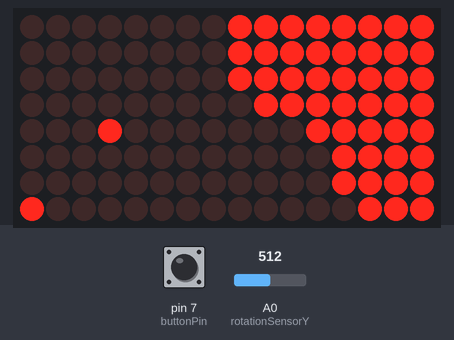
Recording of a sketch running on a simulated Arduino Uno, built with avr-gcc and run on an emulated ATmega328P. On the bench: 16×8 LED matrix. The inputs (shaded band) are chosen by the test bench; at power-on: pin 7 (buttonPin) LOW, A0 (rotationSensorY) = 512. Random numbers use the default seed unless the sketch sets one.

Above: at 1.66 s.
1.7 s: pin 7 (buttonPin) pulled HIGH for 1 s
At 3.3 s:
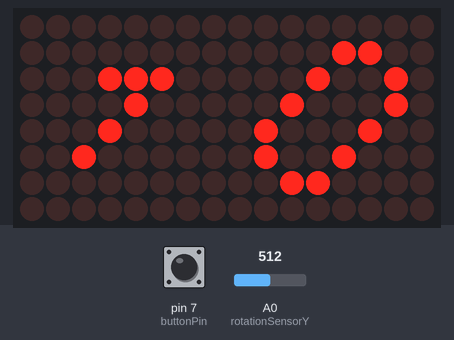
4.2 s: A0 (rotationSensorY) set to 360
7.2 s: A0 (rotationSensorY) set to 338
At 8.1 s:
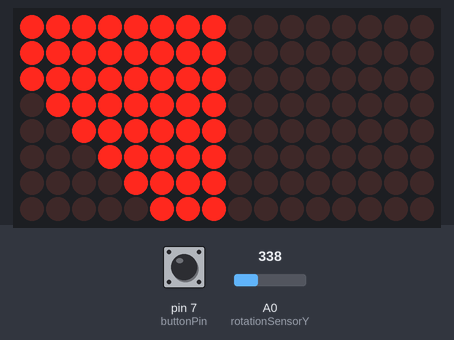
9.7 s: A0 (rotationSensorY) set to 511
At 11.8 s:
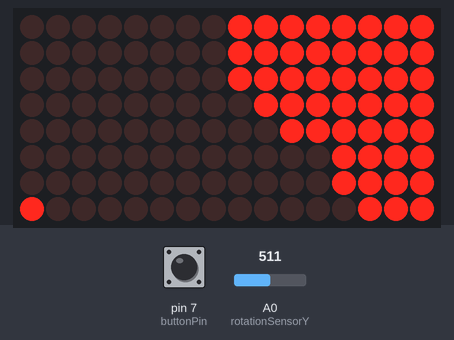
12.7 s: pin 7 (buttonPin) pulled HIGH for 0.25 s
At 13.7 s:
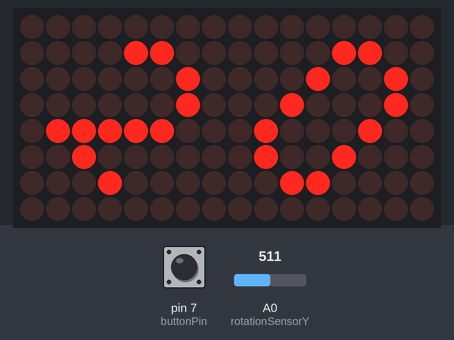
15.9 s: pin 7 (buttonPin) pulled HIGH for 3.2 s
At 18.1 s:
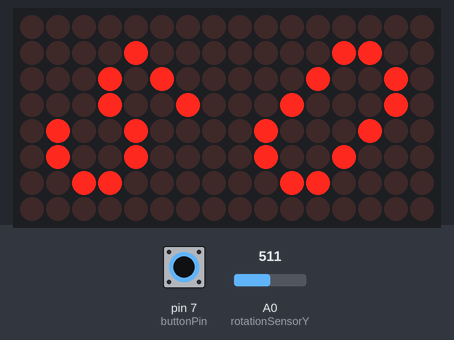

Measured:
- the behaviour switches between 350 and 349 on A0 (rotationSensorY) (found by bisection; images 1 and 2)
- what the display in image 2 shows lasts 0.5 s, from 7.8 s to 8.3 s
- what the display in image 3 shows lasts 0.7 s, from 11.3 s to 12.0 s
- what the display in image 4 shows lasts 2.6 s, from 13.2 s to 15.8 s

The sketch:

hourglass.ino
```cpp
#include <string.h>
#include "LedControl.h"

// Digital pins
int buttonPin = 7;
int buzzerPin = 6;
int ledMatrixCS = 10;
int ledMatrixCLK = 11;
int ledMatrixDIN = 12;

// Analog pins
uint8_t rotationSensorY = A0;

// Initialize the matrix controller
LedControl lc = LedControl(ledMatrixDIN, ledMatrixCLK, ledMatrixCS, 2);

/*
Modes:
  0 → Endless (default)
  1 → 1 min
  2 → 2 min
  3 → 5 min
  4 → 10 min
  5 → 15 min
  6 → 20 min
  7 → 30 min
  8 → 45 min
  9 → 60 min
*/
int currentMode = 0;

bool buttonAlreadyPressed = false; // Check if the button was already pressed
bool alreadyRun = false; // Check if the whole animation cycle has finished

unsigned long animationDelayTime = 100; // Delay between animations
unsigned long delayBetweenCycles = 1; // Delay between the next corn fall

unsigned int ledIntensity = 4; // Intensity of the LEDs

int segmentOnTop = 0; // Index of upper matrix
int segmentOnBottom = 1; // Index of lower matrix


int numRowsAndColumns = 6; // Zero-indexed | How much rows and colums should be filled in the lower matrix
int fallLengthOfCorn = 7; // Zero-indexed | How far the corn should fall

// First start points
int startRowCord = 5;
int startColCord = 3;

// Cache next corns to animate in the upper matrix
int nextRowCord = startRowCord;
int nextColCord = startColCord;

int currentIteration = 1; // Used to determine where to start with the animation of the upper matrix
int currentFactor = -1; // Needed for the calculation of the animation

// Variables for the upper matrix, used to determine when to start with the next line
int countCornPerRow[] = {6, 7, 8, 7, 6, 5, 4, 3, 2, 1};
int indexOfRow = 0;
int loopIteration = 1;

uint16_t y_axis = 0; // Rotation of the sensor
int rotationAngle = 33;

byte upperMatrixSetup[] = {B11111111, B11111111, B11111111, B01111111, B00111111, B00011111, B00001111, B00000111}; // Pre-defined pattern

// Pre-defined patters for displaying the times
byte infinite[] = {B00000000, B00110000, B01001000, B01001100, B00110010, B00010010, B00001100, B00000000};
byte zero[] = {B00000000, B00001100, B00010010, B00100010, B01000100, B01001000, B00110000, B00000000};
byte one[] = {B00000000, B00000000, B00000100, B00001000, B00010000, B00111000, B00000000, B00000000};
byte two[] = {B00000000, B00001000, B00000100, B00111110, B01000000, B01000000, B00110000, B00000000};
byte three[] = {B00000000, B00001100, B00010010, B00110010, B01001000, B01000000, B00110000, B00000000};
byte four[] = {B00000000, B00001000, B00010000, B00101000, B01000100, B00001000, B00010000, B00000000};
byte five[] = {B00000000, B00001100, B00010010, B00010010, B01001000, B00101000, B00010000, B00000000};
byte six[] = {B00000000, B00001100, B00010010, B00010010, B00001100, B01001000, B00110000, B00000000};

// Flipped versions needed for when the clock gets rotated
byte oneFlipped[] = {B00000000, B00000000, B00011100, B00001000, B00010000, B00100000, B00000000, B00000000};
byte twoFlipped[] = {B00000000, B00001100, B00000010, B00000010, B01111100, B00100000, B00010000, B00000000};
byte fiveFlipped[] = {B00000000, B00001000, B00010100, B00010010, B01001000, B01001000, B00110000, B00000000};

// Placeholder array for the different combinations of numbers to display times
byte upperMatrixNumber[8];
byte lowerMatrixNumber[8];

void setup() {
  pinMode(buttonPin, INPUT);

  lc.shutdown(segmentOnTop, false);
  lc.shutdown(segmentOnBottom, false);

  lc.setIntensity(segmentOnTop, ledIntensity);
  lc.setIntensity(segmentOnBottom, ledIntensity);

  // Check the rotation on startup
  y_axis = analogRead(rotationSensorY) / 10;
  if (y_axis < 35) {
    segmentOnTop = 0;
    segmentOnBottom = 1;
  } else {
    segmentOnTop = 1;
    segmentOnBottom = 0;
  }

  animateFadeInOut();
}

void loop() {
  animateSegments(); // Play animations

  delay(500);

  y_axis = analogRead(rotationSensorY) / 10; // Read the y-rotation

  // Check if clock was rotated
  if (y_axis < rotationAngle && segmentOnTop == 1) {
    segmentOnTop = 0;
    segmentOnBottom = 1;
    resetGlobals();
    animateFadeInOut();
  } else if (y_axis >= rotationAngle && segmentOnTop == 0) {
    segmentOnTop = 1;
    segmentOnBottom = 0;
    resetGlobals();
    animateFadeInOut();
  }
}

// Change the current mode
void changeCurrentMode(int buttonState) {
  long currentMillis = millis();
  long endMillis = currentMillis + 3000;

  while (currentMillis < endMillis) {
    currentMillis = millis();

    buttonState = digitalRead(buttonPin);

    if (buttonState == HIGH && !buttonAlreadyPressed) {

      buttonAlreadyPressed = true;

      currentMode = (currentMode + 1) % 10; // Ring buffer

      switch(currentMode) {
        case 0:
          delayBetweenCycles = 1;
          break;

        case 1:
          delayBetweenCycles = 612;
          break;

        case 2:
          delayBetweenCycles = 1836;
          break;

        case 3:
          delayBetweenCycles = 5508;
          break;

        case 4:
          delayBetweenCycles = 11628;
          break;

        case 5:
          delayBetweenCycles = 17748;
          break;

        case 6:
          delayBetweenCycles = 23868;
          break;

        case 7:
          delayBetweenCycles = 36108;
          break;

        case 8:
          delayBetweenCycles = 54468;
          break;

        case 9:
          delayBetweenCycles = 72828;
          break;

        default:
          // Use Mode 0 as default (endless)
          delayBetweenCycles = 1;
          currentMode = 0;
          break;
      }

      showTimes(); // Display the current time
      endMillis = currentMillis + 3000;
    }

    if (buttonState == LOW && buttonAlreadyPressed) {
      buttonAlreadyPressed = false;
    }
  }

  resetGlobals();
  animateFadeInOut();
}

// Reset global variables to start a fresh animation cycle
void resetGlobals() {
  alreadyRun = false;

  fallLengthOfCorn = 7;

  startRowCord = 5;
  startColCord = 3;

  nextRowCord = startRowCord;
  nextColCord = startColCord;

  currentIteration = 1;
  currentFactor = -1;

  indexOfRow = 0;
  loopIteration = 1;
}

// Do a cool fade in and out
void animateFadeInOut() {
  // Fade out
  for (int i = 0; i < 8; i++) {
    lc.setRow(segmentOnTop, i, 0xFF);
    lc.setRow(segmentOnBottom, 7 - i, 0xFF);
    delay(25);
  }

  // Fade in
  for (int i = 0; i < 8; i++) {
    lc.setRow(segmentOnTop, i, upperMatrixSetup[i]);
    lc.setRow(segmentOnBottom, 7 - i, 0x00);
    delay(25);
  }
}

// Display the time according to the current mode
void showTimes() {
  if (currentMode == 0) {
    memcpy(upperMatrixNumber, infinite, 8);
    memcpy(lowerMatrixNumber, infinite, 8);
  } else if (currentMode == 1) {
    memcpy(upperMatrixNumber, zero, 8);
    memcpy(lowerMatrixNumber, oneFlipped, 8);
  } else if (currentMode == 2) {
    memcpy(upperMatrixNumber, zero, 8);
    memcpy(lowerMatrixNumber, twoFlipped, 8);
  } else if (currentMode == 3) {
    memcpy(upperMatrixNumber, zero, 8);
    memcpy(lowerMatrixNumber, fiveFlipped, 8);
  } else if (currentMode == 4) {
    memcpy(upperMatrixNumber, one, 8);
    memcpy(lowerMatrixNumber, zero, 8);
  } else if (currentMode == 5) {
    memcpy(upperMatrixNumber, one, 8);
    memcpy(lowerMatrixNumber, fiveFlipped, 8);
  } else if (currentMode == 6) {
    memcpy(upperMatrixNumber, two, 8);
    memcpy(lowerMatrixNumber, zero, 8);
  } else if (currentMode == 7) {
    memcpy(upperMatrixNumber, three, 8);
    memcpy(lowerMatrixNumber, zero, 8);
  } else if (currentMode == 8) {
    memcpy(upperMatrixNumber, four, 8);
    memcpy(lowerMatrixNumber, fiveFlipped, 8);
  } else if (currentMode == 9) {
    memcpy(upperMatrixNumber, six, 8);
    memcpy(lowerMatrixNumber, zero, 8);
  }

  for (int i = 0; i < 8; i++) {
    lc.setRow(segmentOnTop, i, 0xFF);
    lc.setRow(segmentOnBottom, 7 - i, 0xFF);
    delay(25);
  }

  for (int i = 0; i < 8; i++) {
    lc.setRow(segmentOnTop, i, upperMatrixNumber[i]);
    lc.setRow(segmentOnBottom, 7 - i, lowerMatrixNumber[7 - i]);
    delay(25);
  }
}

// Animate the two segments
void animateSegments() {
  // Check if the animation has finished
  if (alreadyRun) {
    if (currentMode == 0) {
      resetGlobals();
      animateFadeInOut();
    }

    return;
  }

  for (int i = 0; i <= numRowsAndColumns; i++) {
    // Cache how many corns are on each side
    int numCornsRightSide = 0;
    int numCornsLeftSide = 0;

    for (int j = 0; j <= i * 2; j++) {

      long currentMillis = millis();
      long endMillis = currentMillis + delayBetweenCycles;

      while (currentMillis < endMillis) {
        currentMillis = millis();

        int buttonState = digitalRead(buttonPin);
        if (buttonState == HIGH) {
          changeCurrentMode(buttonState);
          return;
        }

        y_axis = analogRead(rotationSensorY) / 10; // Read the y-rotation

        // Check if the clock was rotated
        if (y_axis < 35 && segmentOnTop == 1) {
          segmentOnTop = 0;
          segmentOnBottom = 1;

          animateFadeInOut();
          resetGlobals();

          return;
        } else if (y_axis >= 35 && segmentOnTop == 0) {
          segmentOnTop = 1;
          segmentOnBottom = 0;

          animateFadeInOut();
          resetGlobals();

          return;
        }
      }

      // Remove the corn from the upper matrix accordingly
      if (loopIteration > countCornPerRow[indexOfRow]) {
        currentIteration++;
        indexOfRow++;
        loopIteration = 1;

        if (currentIteration % 2 == 0) {
          startRowCord--;
        } else {
          startColCord++;
        }

        nextRowCord = startRowCord;
        nextColCord = startColCord;
        currentFactor = -1;
      }

      animateStraightSandcornFall(); // Animate the straight corn fall

      loopIteration++;

      long sandCornToFall = 0; // Determines the side where the corn is going to fall down; 0 = right; 1 = left

      // Check if there is still place for corns on each side; if there is, choose a random side
      if (numCornsRightSide == i) {
        sandCornToFall = 1;
      } else if (numCornsLeftSide == i) {
        sandCornToFall = 0;
      } else {
        sandCornToFall = random(0, 2);
      }

      // Animate corn fall on right side
      if (sandCornToFall == 0) {
        for (int k = i; k > numCornsRightSide; k--) {
          lc.setLed(segmentOnBottom, 7 - (k - 1), i, true);
          delay(animationDelayTime);
          if ((k - 1) != numCornsRightSide) {
            lc.setLed(segmentOnBottom, 7 - (k - 1), i, false);
          }
        }
        numCornsRightSide++;
      }

      // Animate corn fall on left side
      if (sandCornToFall == 1) {
        for (int k = i; k > numCornsLeftSide; k--) {
          lc.setLed(segmentOnBottom, 7 - i, (k - 1), true);
          delay(animationDelayTime);
          if ((k - 1) != numCornsLeftSide) {
            lc.setLed(segmentOnBottom, 7 - i, (k - 1), false);
          }
        }
        numCornsLeftSide++;
      }
    }

    lc.setLed(segmentOnBottom, 7 - i, i, true);
    fallLengthOfCorn--;
  }

  alreadyRun = true;
}

// Animate the straight sandcorn fall
void animateStraightSandcornFall() {

  // Remove corn from the upper matrix
  lc.setLed(segmentOnTop, nextRowCord, nextColCord, false);

  nextRowCord += loopIteration * currentFactor;
  nextColCord += loopIteration * currentFactor;

  currentFactor *= -1;

  // Let the corn fall down
  for (int i = 0; i <= fallLengthOfCorn; i++) {
    lc.setLed(segmentOnBottom, i, 7 - i, true);
    delay(animationDelayTime);
    lc.setLed(segmentOnBottom, i, 7 - i, false);
  }
}
```
